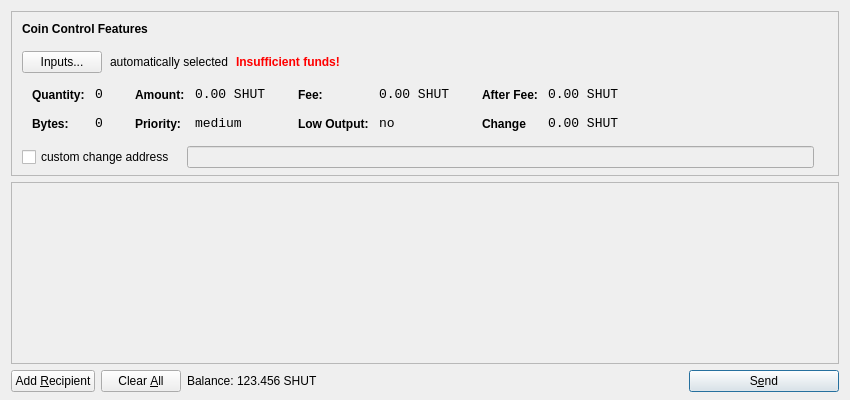
<?xml version="1.0" encoding="UTF-8"?>
<ui version="4.0">
 <class>SendCoinsDialog</class>
 <widget class="QDialog" name="SendCoinsDialog">
  <property name="geometry">
   <rect>
    <x>0</x>
    <y>0</y>
    <width>850</width>
    <height>400</height>
   </rect>
  </property>
  <property name="windowTitle">
   <string>Send Coins</string>
  </property>
  <layout class="QVBoxLayout" name="verticalLayout" stretch="0,1,0">
   <property name="bottomMargin">
    <number>8</number>
   </property>
   <item>
    <widget class="QFrame" name="frameCoinControl">
     <property name="sizePolicy">
      <sizepolicy hsizetype="Expanding" vsizetype="Expanding">
       <horstretch>0</horstretch>
       <verstretch>0</verstretch>
      </sizepolicy>
     </property>
     <property name="maximumSize">
      <size>
       <width>16777215</width>
       <height>16777215</height>
      </size>
     </property>
     <property name="frameShape">
      <enum>QFrame::StyledPanel</enum>
     </property>
     <property name="frameShadow">
      <enum>QFrame::Sunken</enum>
     </property>
     <layout class="QVBoxLayout" name="verticalLayoutCoinControl2">
      <property name="spacing">
       <number>-1</number>
      </property>
      <property name="leftMargin">
       <number>0</number>
      </property>
      <property name="topMargin">
       <number>0</number>
      </property>
      <property name="rightMargin">
       <number>0</number>
      </property>
      <property name="bottomMargin">
       <number>6</number>
      </property>
      <item>
       <layout class="QVBoxLayout" name="verticalLayoutCoinControl" stretch="0,0,0,0,1">
        <property name="spacing">
         <number>0</number>
        </property>
        <property name="leftMargin">
         <number>10</number>
        </property>
        <property name="topMargin">
         <number>10</number>
        </property>
        <item>
         <layout class="QHBoxLayout" name="horizontalLayoutCoinControl1">
          <property name="bottomMargin">
           <number>15</number>
          </property>
          <item>
           <widget class="QLabel" name="labelCoinControlFeatures">
            <property name="sizePolicy">
             <sizepolicy hsizetype="Preferred" vsizetype="Maximum">
              <horstretch>0</horstretch>
              <verstretch>0</verstretch>
             </sizepolicy>
            </property>
            <property name="font">
             <font>
              <weight>75</weight>
              <bold>true</bold>
             </font>
            </property>
            <property name="styleSheet">
             <string notr="true">font-weight:bold;</string>
            </property>
            <property name="text">
             <string>Coin Control Features</string>
            </property>
           </widget>
          </item>
         </layout>
        </item>
        <item>
         <layout class="QHBoxLayout" name="horizontalLayoutCoinControl2" stretch="0,0,0,0">
          <property name="spacing">
           <number>8</number>
          </property>
          <property name="bottomMargin">
           <number>10</number>
          </property>
          <item>
           <widget class="QPushButton" name="pushButtonCoinControl">
            <property name="styleSheet">
             <string notr="true"/>
            </property>
            <property name="text">
             <string>Inputs...</string>
            </property>
           </widget>
          </item>
          <item>
           <widget class="QLabel" name="labelCoinControlAutomaticallySelected">
            <property name="text">
             <string>automatically selected</string>
            </property>
            <property name="margin">
             <number>5</number>
            </property>
           </widget>
          </item>
          <item>
           <widget class="QLabel" name="labelCoinControlInsuffFunds">
            <property name="font">
             <font>
              <weight>75</weight>
              <bold>true</bold>
             </font>
            </property>
            <property name="styleSheet">
             <string notr="true">color:red;font-weight:bold;</string>
            </property>
            <property name="text">
             <string>Insufficient funds!</string>
            </property>
            <property name="margin">
             <number>5</number>
            </property>
           </widget>
          </item>
          <item>
           <spacer name="horizontalSpacerCoinControl">
            <property name="orientation">
             <enum>Qt::Horizontal</enum>
            </property>
            <property name="sizeHint" stdset="0">
             <size>
              <width>40</width>
              <height>1</height>
             </size>
            </property>
           </spacer>
          </item>
         </layout>
        </item>
        <item>
         <widget class="QWidget" name="widgetCoinControl" native="true">
          <property name="sizePolicy">
           <sizepolicy hsizetype="Preferred" vsizetype="Preferred">
            <horstretch>0</horstretch>
            <verstretch>0</verstretch>
           </sizepolicy>
          </property>
          <property name="minimumSize">
           <size>
            <width>0</width>
            <height>0</height>
           </size>
          </property>
          <property name="styleSheet">
           <string notr="true"/>
          </property>
          <layout class="QHBoxLayout" name="horizontalLayoutCoinControl5">
           <property name="margin">
            <number>0</number>
           </property>
           <item>
            <layout class="QHBoxLayout" name="horizontalLayoutCoinControl3" stretch="0,0,0,1">
             <property name="spacing">
              <number>20</number>
             </property>
             <property name="topMargin">
              <number>0</number>
             </property>
             <property name="bottomMargin">
              <number>10</number>
             </property>
             <item>
              <layout class="QFormLayout" name="formLayoutCoinControl1">
               <property name="horizontalSpacing">
                <number>10</number>
               </property>
               <property name="verticalSpacing">
                <number>14</number>
               </property>
               <property name="leftMargin">
                <number>10</number>
               </property>
               <property name="topMargin">
                <number>4</number>
               </property>
               <property name="rightMargin">
                <number>6</number>
               </property>
               <item row="0" column="0">
                <widget class="QLabel" name="labelCoinControlQuantityText">
                 <property name="styleSheet">
                  <string notr="true">font-weight:bold;</string>
                 </property>
                 <property name="text">
                  <string>Quantity:</string>
                 </property>
                 <property name="margin">
                  <number>0</number>
                 </property>
                </widget>
               </item>
               <item row="0" column="1">
                <widget class="QLabel" name="labelCoinControlQuantity">
                 <property name="font">
                  <font>
                   <family>Monospace</family>
                   <pointsize>10</pointsize>
                  </font>
                 </property>
                 <property name="cursor">
                  <cursorShape>IBeamCursor</cursorShape>
                 </property>
                 <property name="contextMenuPolicy">
                  <enum>Qt::ActionsContextMenu</enum>
                 </property>
                 <property name="text">
                  <string>0</string>
                 </property>
                 <property name="margin">
                  <number>0</number>
                 </property>
                 <property name="textInteractionFlags">
                  <set>Qt::LinksAccessibleByMouse|Qt::TextSelectableByKeyboard|Qt::TextSelectableByMouse</set>
                 </property>
                </widget>
               </item>
               <item row="1" column="0">
                <widget class="QLabel" name="labelCoinControlBytesText">
                 <property name="styleSheet">
                  <string notr="true">font-weight:bold;</string>
                 </property>
                 <property name="text">
                  <string>Bytes:</string>
                 </property>
                </widget>
               </item>
               <item row="1" column="1">
                <widget class="QLabel" name="labelCoinControlBytes">
                 <property name="font">
                  <font>
                   <family>Monospace</family>
                   <pointsize>10</pointsize>
                  </font>
                 </property>
                 <property name="cursor">
                  <cursorShape>IBeamCursor</cursorShape>
                 </property>
                 <property name="contextMenuPolicy">
                  <enum>Qt::ActionsContextMenu</enum>
                 </property>
                 <property name="text">
                  <string>0</string>
                 </property>
                 <property name="textInteractionFlags">
                  <set>Qt::LinksAccessibleByMouse|Qt::TextSelectableByKeyboard|Qt::TextSelectableByMouse</set>
                 </property>
                </widget>
               </item>
              </layout>
             </item>
             <item>
              <layout class="QFormLayout" name="formLayoutCoinControl2">
               <property name="horizontalSpacing">
                <number>10</number>
               </property>
               <property name="verticalSpacing">
                <number>14</number>
               </property>
               <property name="leftMargin">
                <number>6</number>
               </property>
               <property name="topMargin">
                <number>4</number>
               </property>
               <property name="rightMargin">
                <number>6</number>
               </property>
               <item row="0" column="0">
                <widget class="QLabel" name="labelCoinControlAmountText">
                 <property name="styleSheet">
                  <string notr="true">font-weight:bold;</string>
                 </property>
                 <property name="text">
                  <string>Amount:</string>
                 </property>
                 <property name="margin">
                  <number>0</number>
                 </property>
                </widget>
               </item>
               <item row="0" column="1">
                <widget class="QLabel" name="labelCoinControlAmount">
                 <property name="font">
                  <font>
                   <family>Monospace</family>
                   <pointsize>10</pointsize>
                  </font>
                 </property>
                 <property name="cursor">
                  <cursorShape>IBeamCursor</cursorShape>
                 </property>
                 <property name="contextMenuPolicy">
                  <enum>Qt::ActionsContextMenu</enum>
                 </property>
                 <property name="text">
                  <string>0.00 SHUT</string>
                 </property>
                 <property name="textInteractionFlags">
                  <set>Qt::LinksAccessibleByMouse|Qt::TextSelectableByKeyboard|Qt::TextSelectableByMouse</set>
                 </property>
                </widget>
               </item>
               <item row="1" column="0">
                <widget class="QLabel" name="labelCoinControlPriorityText">
                 <property name="styleSheet">
                  <string notr="true">font-weight:bold;</string>
                 </property>
                 <property name="text">
                  <string>Priority:</string>
                 </property>
                </widget>
               </item>
               <item row="1" column="1">
                <widget class="QLabel" name="labelCoinControlPriority">
                 <property name="font">
                  <font>
                   <family>Monospace</family>
                   <pointsize>10</pointsize>
                  </font>
                 </property>
                 <property name="cursor">
                  <cursorShape>IBeamCursor</cursorShape>
                 </property>
                 <property name="contextMenuPolicy">
                  <enum>Qt::ActionsContextMenu</enum>
                 </property>
                 <property name="text">
                  <string>medium</string>
                 </property>
                 <property name="textInteractionFlags">
                  <set>Qt::LinksAccessibleByMouse|Qt::TextSelectableByKeyboard|Qt::TextSelectableByMouse</set>
                 </property>
                </widget>
               </item>
              </layout>
             </item>
             <item>
              <layout class="QFormLayout" name="formLayoutCoinControl3">
               <property name="horizontalSpacing">
                <number>10</number>
               </property>
               <property name="verticalSpacing">
                <number>14</number>
               </property>
               <property name="leftMargin">
                <number>6</number>
               </property>
               <property name="topMargin">
                <number>4</number>
               </property>
               <property name="rightMargin">
                <number>6</number>
               </property>
               <item row="0" column="0">
                <widget class="QLabel" name="labelCoinControlFeeText">
                 <property name="styleSheet">
                  <string notr="true">font-weight:bold;</string>
                 </property>
                 <property name="text">
                  <string>Fee:</string>
                 </property>
                 <property name="margin">
                  <number>0</number>
                 </property>
                </widget>
               </item>
               <item row="0" column="1">
                <widget class="QLabel" name="labelCoinControlFee">
                 <property name="font">
                  <font>
                   <family>Monospace</family>
                   <pointsize>10</pointsize>
                  </font>
                 </property>
                 <property name="cursor">
                  <cursorShape>IBeamCursor</cursorShape>
                 </property>
                 <property name="contextMenuPolicy">
                  <enum>Qt::ActionsContextMenu</enum>
                 </property>
                 <property name="text">
                  <string>0.00 SHUT</string>
                 </property>
                 <property name="textInteractionFlags">
                  <set>Qt::LinksAccessibleByMouse|Qt::TextSelectableByKeyboard|Qt::TextSelectableByMouse</set>
                 </property>
                </widget>
               </item>
               <item row="1" column="0">
                <widget class="QLabel" name="labelCoinControlLowOutputText">
                 <property name="styleSheet">
                  <string notr="true">font-weight:bold;</string>
                 </property>
                 <property name="text">
                  <string>Low Output:</string>
                 </property>
                </widget>
               </item>
               <item row="1" column="1">
                <widget class="QLabel" name="labelCoinControlLowOutput">
                 <property name="font">
                  <font>
                   <family>Monospace</family>
                   <pointsize>10</pointsize>
                  </font>
                 </property>
                 <property name="cursor">
                  <cursorShape>IBeamCursor</cursorShape>
                 </property>
                 <property name="contextMenuPolicy">
                  <enum>Qt::ActionsContextMenu</enum>
                 </property>
                 <property name="text">
                  <string>no</string>
                 </property>
                 <property name="textInteractionFlags">
                  <set>Qt::LinksAccessibleByMouse|Qt::TextSelectableByKeyboard|Qt::TextSelectableByMouse</set>
                 </property>
                </widget>
               </item>
              </layout>
             </item>
             <item>
              <layout class="QFormLayout" name="formLayoutCoinControl4">
               <property name="horizontalSpacing">
                <number>10</number>
               </property>
               <property name="verticalSpacing">
                <number>14</number>
               </property>
               <property name="leftMargin">
                <number>6</number>
               </property>
               <property name="topMargin">
                <number>4</number>
               </property>
               <property name="rightMargin">
                <number>6</number>
               </property>
               <item row="0" column="0">
                <widget class="QLabel" name="labelCoinControlAfterFeeText">
                 <property name="styleSheet">
                  <string notr="true">font-weight:bold;</string>
                 </property>
                 <property name="text">
                  <string>After Fee:</string>
                 </property>
                 <property name="margin">
                  <number>0</number>
                 </property>
                </widget>
               </item>
               <item row="0" column="1">
                <widget class="QLabel" name="labelCoinControlAfterFee">
                 <property name="font">
                  <font>
                   <family>Monospace</family>
                   <pointsize>10</pointsize>
                  </font>
                 </property>
                 <property name="cursor">
                  <cursorShape>IBeamCursor</cursorShape>
                 </property>
                 <property name="contextMenuPolicy">
                  <enum>Qt::ActionsContextMenu</enum>
                 </property>
                 <property name="text">
                  <string>0.00 SHUT</string>
                 </property>
                 <property name="textInteractionFlags">
                  <set>Qt::LinksAccessibleByMouse|Qt::TextSelectableByKeyboard|Qt::TextSelectableByMouse</set>
                 </property>
                </widget>
               </item>
               <item row="1" column="0">
                <widget class="QLabel" name="labelCoinControlChangeText">
                 <property name="styleSheet">
                  <string notr="true">font-weight:bold;</string>
                 </property>
                 <property name="text">
                  <string>Change</string>
                 </property>
                </widget>
               </item>
               <item row="1" column="1">
                <widget class="QLabel" name="labelCoinControlChange">
                 <property name="font">
                  <font>
                   <family>Monospace</family>
                   <pointsize>10</pointsize>
                  </font>
                 </property>
                 <property name="cursor">
                  <cursorShape>IBeamCursor</cursorShape>
                 </property>
                 <property name="contextMenuPolicy">
                  <enum>Qt::ActionsContextMenu</enum>
                 </property>
                 <property name="text">
                  <string>0.00 SHUT</string>
                 </property>
                 <property name="textInteractionFlags">
                  <set>Qt::LinksAccessibleByMouse|Qt::TextSelectableByKeyboard|Qt::TextSelectableByMouse</set>
                 </property>
                </widget>
               </item>
              </layout>
             </item>
            </layout>
           </item>
          </layout>
         </widget>
        </item>
        <item>
         <layout class="QHBoxLayout" name="horizontalLayoutCoinControl4" stretch="0,0,0">
          <property name="spacing">
           <number>12</number>
          </property>
          <property name="sizeConstraint">
           <enum>QLayout::SetDefaultConstraint</enum>
          </property>
          <property name="topMargin">
           <number>5</number>
          </property>
          <property name="rightMargin">
           <number>5</number>
          </property>
          <item>
           <widget class="QCheckBox" name="checkBoxCoinControlChange">
            <property name="text">
             <string>custom change address</string>
            </property>
           </widget>
          </item>
          <item>
           <widget class="QLineEdit" name="lineEditCoinControlChange">
            <property name="enabled">
             <bool>false</bool>
            </property>
            <property name="sizePolicy">
             <sizepolicy hsizetype="Expanding" vsizetype="Fixed">
              <horstretch>0</horstretch>
              <verstretch>0</verstretch>
             </sizepolicy>
            </property>
           </widget>
          </item>
          <item>
           <widget class="QLabel" name="labelCoinControlChangeLabel">
            <property name="sizePolicy">
             <sizepolicy hsizetype="Preferred" vsizetype="Expanding">
              <horstretch>0</horstretch>
              <verstretch>0</verstretch>
             </sizepolicy>
            </property>
            <property name="minimumSize">
             <size>
              <width>0</width>
              <height>0</height>
             </size>
            </property>
            <property name="text">
             <string/>
            </property>
            <property name="margin">
             <number>3</number>
            </property>
           </widget>
          </item>
         </layout>
        </item>
        <item>
         <spacer name="verticalSpacerCoinControl">
          <property name="orientation">
           <enum>Qt::Vertical</enum>
          </property>
          <property name="sizeHint" stdset="0">
           <size>
            <width>800</width>
            <height>1</height>
           </size>
          </property>
         </spacer>
        </item>
       </layout>
      </item>
     </layout>
    </widget>
   </item>
   <item>
    <widget class="QScrollArea" name="scrollArea">
     <property name="widgetResizable">
      <bool>true</bool>
     </property>
     <widget class="QWidget" name="scrollAreaWidgetContents">
      <property name="geometry">
       <rect>
        <x>0</x>
        <y>0</y>
        <width>830</width>
        <height>165</height>
       </rect>
      </property>
      <layout class="QVBoxLayout" name="verticalLayout_2">
       <property name="margin">
        <number>0</number>
       </property>
       <item>
        <layout class="QVBoxLayout" name="entries">
         <property name="spacing">
          <number>6</number>
         </property>
        </layout>
       </item>
       <item>
        <spacer name="verticalSpacer">
         <property name="orientation">
          <enum>Qt::Vertical</enum>
         </property>
         <property name="sizeHint" stdset="0">
          <size>
           <width>20</width>
           <height>40</height>
          </size>
         </property>
        </spacer>
       </item>
      </layout>
     </widget>
    </widget>
   </item>
   <item>
    <layout class="QHBoxLayout" name="horizontalLayout">
     <item>
      <widget class="QPushButton" name="addButton">
       <property name="toolTip">
        <string>Send to multiple recipients at once</string>
       </property>
       <property name="text">
        <string>Add &amp;Recipient</string>
       </property>
       <property name="icon">
        <iconset resource="../bitcoin.qrc">
         <normaloff>:/icons/add</normaloff>:/icons/add</iconset>
       </property>
       <property name="autoDefault">
        <bool>false</bool>
       </property>
      </widget>
     </item>
     <item>
      <widget class="QPushButton" name="clearButton">
       <property name="sizePolicy">
        <sizepolicy hsizetype="Minimum" vsizetype="Fixed">
         <horstretch>0</horstretch>
         <verstretch>0</verstretch>
        </sizepolicy>
       </property>
       <property name="toolTip">
        <string>Remove all transaction fields</string>
       </property>
       <property name="text">
        <string>Clear &amp;All</string>
       </property>
       <property name="icon">
        <iconset resource="../bitcoin.qrc">
         <normaloff>:/icons/remove</normaloff>:/icons/remove</iconset>
       </property>
       <property name="autoRepeatDelay">
        <number>300</number>
       </property>
       <property name="autoDefault">
        <bool>false</bool>
       </property>
      </widget>
     </item>
     <item>
      <layout class="QHBoxLayout" name="horizontalLayout_2">
       <property name="spacing">
        <number>3</number>
       </property>
       <item>
        <widget class="QLabel" name="label">
         <property name="sizePolicy">
          <sizepolicy hsizetype="Preferred" vsizetype="Fixed">
           <horstretch>0</horstretch>
           <verstretch>0</verstretch>
          </sizepolicy>
         </property>
         <property name="text">
          <string>Balance:</string>
         </property>
        </widget>
       </item>
       <item>
        <widget class="QLabel" name="labelBalance">
         <property name="sizePolicy">
          <sizepolicy hsizetype="Preferred" vsizetype="Fixed">
           <horstretch>0</horstretch>
           <verstretch>0</verstretch>
          </sizepolicy>
         </property>
         <property name="cursor">
          <cursorShape>IBeamCursor</cursorShape>
         </property>
         <property name="text">
          <string>123.456 SHUT</string>
         </property>
         <property name="textInteractionFlags">
          <set>Qt::LinksAccessibleByMouse|Qt::TextSelectableByKeyboard|Qt::TextSelectableByMouse</set>
         </property>
        </widget>
       </item>
      </layout>
     </item>
     <item>
      <spacer name="horizontalSpacer">
       <property name="orientation">
        <enum>Qt::Horizontal</enum>
       </property>
       <property name="sizeHint" stdset="0">
        <size>
         <width>40</width>
         <height>20</height>
        </size>
       </property>
      </spacer>
     </item>
     <item>
      <widget class="QPushButton" name="sendButton">
       <property name="minimumSize">
        <size>
         <width>150</width>
         <height>0</height>
        </size>
       </property>
       <property name="toolTip">
        <string>Confirm the send action</string>
       </property>
       <property name="text">
        <string>S&amp;end</string>
       </property>
       <property name="icon">
        <iconset resource="../bitcoin.qrc">
         <normaloff>:/icons/send</normaloff>:/icons/send</iconset>
       </property>
       <property name="default">
        <bool>true</bool>
       </property>
      </widget>
     </item>
    </layout>
   </item>
  </layout>
 </widget>
 <resources>
  <include location="../bitcoin.qrc"/>
 </resources>
 <connections/>
</ui>
